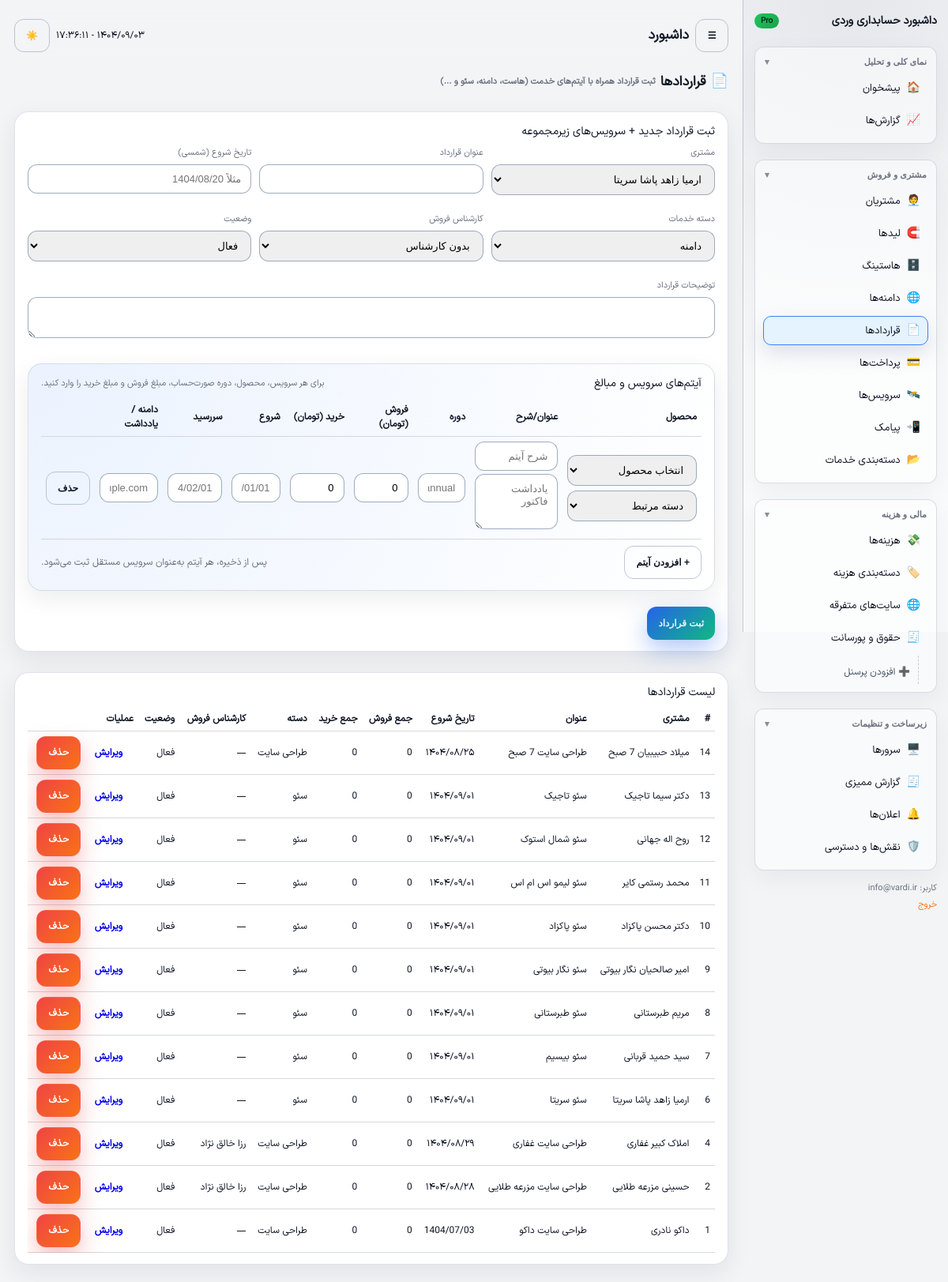
Screenshot of /contracts (signed in) with the database file from the repository.
### tables this page shows
CREATE TABLE `contracts` (
  `id` int(11) NOT NULL,
  `customer_name` varchar(190) NOT NULL,
  `customer_id` int(11) DEFAULT NULL,
  `category_id` int(11) NOT NULL,
  `title` varchar(255) NOT NULL,
  `total_amount` int(11) NOT NULL,
  `total_cost_amount` int(11) NOT NULL DEFAULT 0,
  `start_date` date NOT NULL,
  `end_date` date DEFAULT NULL,
  `status` enum('active','completed','cancelled') DEFAULT 'active',
  `note` text DEFAULT NULL,
  `sales_employee_id` int(11) DEFAULT NULL,
  `whmcs_service_id` int(11) DEFAULT NULL,
  `notes` text DEFAULT NULL,
  `created_at` datetime DEFAULT NULL,
  `updated_at` datetime DEFAULT NULL
);

CREATE TABLE `customers` (
  `id` int(10) UNSIGNED NOT NULL,
  `name` varchar(190) NOT NULL,
  `phone` varchar(50) DEFAULT NULL,
  `email` varchar(190) DEFAULT NULL,
  `note` text DEFAULT NULL,
  `created_at` datetime DEFAULT NULL,
  `updated_at` datetime DEFAULT NULL
);

CREATE TABLE `product_categories` (
  `id` int(11) NOT NULL,
  `name` varchar(190) NOT NULL,
  `slug` varchar(100) NOT NULL,
  `parent_id` int(11) DEFAULT NULL,
  `is_primary` tinyint(1) NOT NULL DEFAULT 0,
  `is_commissionable` tinyint(1) NOT NULL DEFAULT 1,
  `has_direct_cost` tinyint(1) NOT NULL DEFAULT 0,
  `created_at` datetime DEFAULT NULL,
  `updated_at` datetime DEFAULT NULL
);

CREATE TABLE `employees` (
  `id` int(11) NOT NULL,
  `full_name` varchar(190) NOT NULL,
  `active` tinyint(1) NOT NULL DEFAULT 1,
  `base_salary` int(11) NOT NULL DEFAULT 0,
  `compensation_type` enum('fixed','commission','mixed') NOT NULL DEFAULT 'fixed',
  `commission_mode` enum('none','flat','tiered') NOT NULL DEFAULT 'none',
  `commission_scope` enum('self','company','category') NOT NULL DEFAULT 'self',
  `commission_percent` int(11) NOT NULL DEFAULT 0,
  `commission_config_json` text DEFAULT NULL,
  `effective_from` date DEFAULT NULL,
  `created_at` datetime DEFAULT NULL,
  `updated_at` datetime DEFAULT NULL
);

### views/contracts/index.php (the view, shortened to what the rows shown need)
<div class="card-soft" style="margin-bottom:10px;">
    <form method="post" action="/contracts/create" id="contract-form">
        <div class="card" style="margin:12px 0;">
            <div style="overflow-x:auto;">
                <table class="table">
                    <thead>
                    <tr>
                        <th style="min-width:140px;">محصول</th>
                        <th>عنوان/شرح</th>
                        <th>دوره</th>
                        <th>فروش (تومان)</th>
                        <th>خرید (تومان)</th>
                        <th>شروع</th>
                        <th>سررسید</th>
                        <th>دامنه / یادداشت</th>
                        <th></th>
                    </tr>
                    </thead>
                </table>
            </div>
        </div>
    </form>
</div>
<div class="card-soft">
    <div style="overflow-x:auto;">
        <table class="table">
            <thead>
            <tr>
                <th>#</th>
                <th>مشتری</th>
                <th>عنوان</th>
                <th>تاریخ شروع</th>
                <th>جمع فروش</th>
                <th>جمع خرید</th>
                <th>دسته</th>
                <th>کارشناس فروش</th>
                <th>وضعیت</th>
                <th>عملیات</th>
            </tr>
            </thead>
            <tbody>
            <?php if (empty($contracts)): ?>
                <tr><td colspan="10">هنوز قراردادی ثبت نشده است.</td></tr>
            <?php else: ?>
                <?php foreach ($contracts as $c): ?>
                    <tr>
                        <td><?php echo (int)$c['id']; ?></td>
                        <td><?php echo htmlspecialchars(Str::beautifyLabel($c['customer_name']), ENT_QUOTES, 'UTF-8'); ?></td>
                        <td><?php echo htmlspecialchars(Str::beautifyLabel($c['title']), ENT_QUOTES, 'UTF-8'); ?></td>
                        <td><?php echo Date::jDate($c['start_date']); ?></td>
                        <td><?php echo number_format((int)($c['sale_total'] ?? $c['total_amount'] ?? 0)); ?></td>
                        <td><?php echo number_format((int)($c['cost_total'] ?? $c['total_cost_amount'] ?? 0)); ?></td>
                        <td><?php echo htmlspecialchars($c['category_name'] ?? '', ENT_QUOTES, 'UTF-8'); ?></td>
                        <td><?php echo htmlspecialchars($c['employee_name'] ?? '—', ENT_QUOTES, 'UTF-8'); ?></td>
                        <td>
                            <?php
                            $statusLabel = [
                                'active'   => 'فعال',
                                'pending'  => 'در انتظار',
                                'closed'   => 'بسته شده',
                                'canceled' => 'لغو شده',
                            ][$c['status']] ?? $c['status'];
                            echo htmlspecialchars($statusLabel, ENT_QUOTES, 'UTF-8');
                            ?>
                        </td>
                        <td>
                            <a href="/contracts/edit?id=<?php echo (int)$c['id']; ?>" class="btn btn-xs">ویرایش</a>
                            <a href="/contracts/delete?id=<?php echo (int)$c['id']; ?>"
                               class="btn btn-xs btn-danger"
                               onclick="return confirm('حذف این قرارداد؟');">حذف</a>
                        </td>
                    </tr>
                <?php endforeach; ?>
            <?php endif; ?>
            </tbody>
        </table>
    </div>
</div>

### rows the page displays
contracts: id "14", customer.name "میلاد حبیبیان 7 صبح", title "طراحی سایت 7 صبح", start_date "۱۴۰۴/۰۸/۲۵", sale_total "0", cost_total "0", product_categories.name "طراحی سایت", employee_name "—", status "فعال"
contracts: id "13", customer.name "دکتر سیما تاجیک", title "سئو تاجیک", start_date "۱۴۰۴/۰۹/۰۱", sale_total "0", cost_total "0", product_categories.name "سئو", employee_name "—", status "فعال"
contracts: id "12", customer.name "روح اله جهانی", title "سئو شمال استوک", start_date "۱۴۰۴/۰۹/۰۱", sale_total "0", cost_total "0", product_categories.name "سئو", employee_name "—", status "فعال"
contracts: id "11", customer.name "محمد رستمی کایر", title "سئو لیمو اس ام اس", start_date "۱۴۰۴/۰۹/۰۱", sale_total "0", cost_total "0", product_categories.name "سئو", employee_name "—", status "فعال"
contracts: id "10", customer.name "دکتر محسن پاکزاد", title "سئو پاکزاد", start_date "۱۴۰۴/۰۹/۰۱", sale_total "0", cost_total "0", product_categories.name "سئو", employee_name "—", status "فعال"
contracts: id "9", customer.name "امیر صالحیان نگار بیوتی", title "سئو نگار بیوتی", start_date "۱۴۰۴/۰۹/۰۱", sale_total "0", cost_total "0", product_categories.name "سئو", employee_name "—", status "فعال"
contracts: id "8", customer.name "مریم طبرستانی", title "سئو طبرستانی", start_date "۱۴۰۴/۰۹/۰۱", sale_total "0", cost_total "0", product_categories.name "سئو", employee_name "—", status "فعال"
contracts: id "7", customer.name "سید حمید قربانی", title "سئو بیسیم", start_date "۱۴۰۴/۰۹/۰۱", sale_total "0", cost_total "0", product_categories.name "سئو", employee_name "—", status "فعال"
contracts: id "6", customer.name "ارمیا زاهد پاشا سریتا", title "سئو سریتا", start_date "۱۴۰۴/۰۹/۰۱", sale_total "0", cost_total "0", product_categories.name "سئو", employee_name "—", status "فعال"
contracts: id "4", customer.name "املاک کبیر غفاری", title "طراحی سایت غفاری", start_date "۱۴۰۴/۰۸/۲۹", sale_total "0", cost_total "0", product_categories.name "طراحی سایت", employees.full_name "رزا خالق نژاد", status "فعال"
contracts: id "2", customer.name "حسینی مزرعه طلایی", title "طراحی سایت مزرعه طلایی", start_date "۱۴۰۴/۰۸/۲۸", sale_total "0", cost_total "0", product_categories.name "طراحی سایت", employees.full_name "رزا خالق نژاد", status "فعال"
contracts: id "1", customer.name "داکو نادری", title "طراحی سایت داکو", start_date "1404/07/03", sale_total "0", cost_total "0", product_categories.name "طراحی سایت", employee_name "—", status "فعال"

### other values shown
$user['email'] "info@vardi.ir"
form field customer_id "ارمیا زاهد پاشا سریتا"
form field category_id "دامنه"
